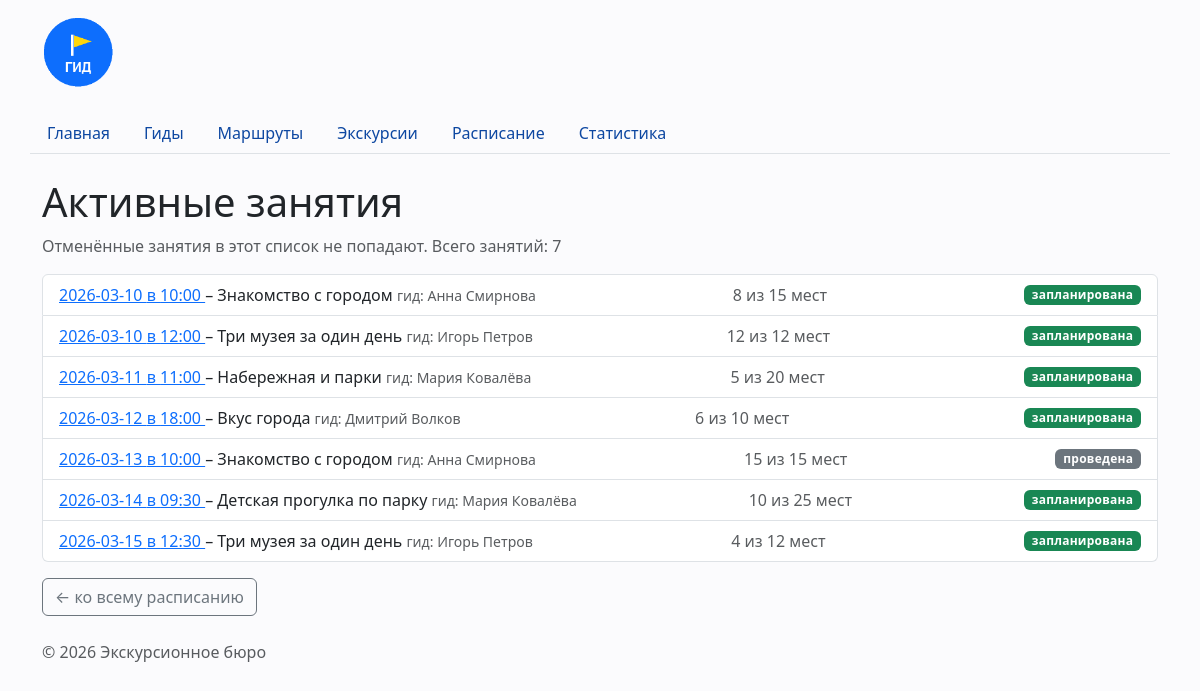
The page /schedules/active/ on the database its author committed.
### schedules/views.py (the view)
# urls.py: path("active/", views.active_schedules, name="active"),
def active_schedules(request):
    context = {"schedules": list_schedules(only_active=True)}
    return render(request, "schedules/active.html", context)

### db/database.py (called while the page is built)
def get_connection(path=DB_PATH):
    connection = sqlite3.connect(path)
    connection.row_factory = sqlite3.Row
    connection.execute("PRAGMA foreign_keys = ON")
    return connection

def fetch_all(sql, params=(), path=DB_PATH):
    connection = get_connection(path)
    try:
        return connection.execute(sql, params).fetchall()
    finally:
        connection.close()

### db/repository.py (called while the page is built)
def _languages(value):
    if not value:
        return []
    return [item.strip() for item in value.split(",") if item.strip()]

def _make_guide(row):
    data = dict(row)
    data["languages"] = _languages(data.get("languages"))
    data["is_active"] = bool(data.get("is_active"))
    return Guide.from_data(data)

def _make_route(row):
    data = dict(row)
    data["required_languages"] = _languages(data.get("required_languages"))
    data["is_active"] = bool(data.get("is_active"))
    return Route.from_data(data)

def _make_excursion(row, route):
    data = dict(row)
    data["languages"] = _languages(data.get("languages"))
    data["is_active"] = bool(data.get("is_active"))
    excursion_class = EXCURSION_CLASSES.get(data.get("kind"), Excursion)
    return excursion_class.from_data(data, route)

def _make_schedule(row, excursion, guide):
    return Schedule.from_data(dict(row), excursion, guide)

def list_guides():
    return [_make_guide(row) for row in fetch_all(
        "SELECT * FROM guides ORDER BY name;"
    )]

def list_routes():
    return [_make_route(row) for row in fetch_all(
        "SELECT * FROM routes ORDER BY name;"
    )]

def list_excursions():
    routes = {route.id: route for route in list_routes()}
    result = []
    for row in fetch_all("SELECT * FROM excursions ORDER BY title;"):
        route = routes.get(row["route_id"])
        if route is None:
            continue
        result.append(_make_excursion(row, route))
    return result

def list_schedules(only_active=False):
    excursions = {item.id: item for item in list_excursions()}
    guides = {item.id: item for item in list_guides()}
    sql = "SELECT * FROM schedules "
    if only_active:
        sql += "WHERE status <> 'отменена' "
    sql += "ORDER BY date, start_time;"
    result = []
    for row in fetch_all(sql):
        excursion = excursions.get(row["excursion_id"])
        guide = guides.get(row["guide_id"])
        if excursion is None or guide is None:
            continue
        result.append(_make_schedule(row, excursion, guide))
    return result

### schedules/templates/schedules/active.html (shortened to what this page needs)
{% extends "base.html" %}
{% block content %}
    <h1>Активные занятия</h1>
    <p class="text-muted">
        Отменённые занятия в этот список не попадают.
        Всего занятий: {{ schedules|length }}
    </p>
    <ul class="list-group">
        {% for schedule in schedules %}
            <li class="list-group-item d-flex justify-content-between align-items-center">
                <span>
                    <a href="{% url 'schedules:detail' schedule.id %}">
                        {{ schedule.date }} в {{ schedule.start_time }}
                    </a>
                    – {{ schedule.excursion.title }}
                    <small class="text-muted">гид: {{ schedule.guide.name }}</small>
                </span>
                <span class="text-muted">
                    {{ schedule.booked }} из {{ schedule.excursion.max_participants }} мест
                </span>
                {% include "schedules/includes/schedule_status.html" %}
            </li>
        {% empty %}
            <li class="list-group-item">Активных занятий нет.</li>
        {% endfor %}
    </ul>
    <a href="{% url 'schedules:list' %}" class="btn btn-outline-secondary mt-3">
        ← ко всему расписанию
    </a>
{% endblock %}

### schedules/templates/schedules/includes/schedule_status.html (shortened to what this page needs)
{% if schedule.status == "отменена" %}
    <span class="badge bg-danger status-badge">отменена</span>
{% elif schedule.status == "проведена" %}
    <span class="badge bg-secondary status-badge">проведена</span>
{% else %}
    <span class="badge bg-success status-badge">запланирована</span>
{% endif %}

### homepage/static/homepage/css/style.css (style rules this page uses)
body { min-height: 100vh; background-color: #fbfbfd; }
.status-badge { font-weight: 600; letter-spacing: 0.02em; }

### rows shown on the page
excursions: date "2026-03-10", start_time "10:00", excursion "Знакомство с городом", guide.name "Анна Смирнова", booked "8", excursion.max_participants "15", shows "запланирована", date "2026-03-13", booked "15"
excursions: date "2026-03-11", start_time "11:00", excursion "Набережная и парки", guide.name "Мария Ковалёва", booked "5", excursion.max_participants "20", shows "запланирована"
excursions: date "2026-03-12", start_time "18:00", excursion "Вкус города", guide.name "Дмитрий Волков", booked "6", excursion.max_participants "10", shows "запланирована"
excursions: date "2026-03-14", start_time "09:30", excursion "Детская прогулка по парку", guide.name "Мария Ковалёва", booked "10", excursion.max_participants "25", shows "запланирована"

### other values the page prints
{{ schedules|length }} "7"
{{ schedule.date }} "2026-03-10" "2026-03-15"
{{ schedule.start_time }} "12:00" "12:30"
{{ schedule.excursion.title }} "Три музея за один день" "Три музея за один день"
{{ schedule.guide.name }} "Игорь Петров" "Игорь Петров"
{{ schedule.booked }} "12" "4"
{{ schedule.excursion.max_participants }} "12" "12"
